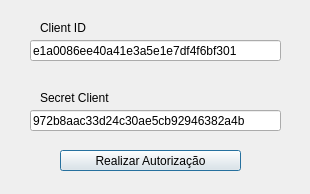
<?xml version="1.0" encoding="UTF-8"?>
<ui version="4.0">
 <class>InitAuth</class>
 <widget class="QDialog" name="InitAuth">
  <property name="geometry">
   <rect>
    <x>0</x>
    <y>0</y>
    <width>310</width>
    <height>194</height>
   </rect>
  </property>
  <property name="windowTitle">
   <string>InitAuth</string>
  </property>
  <widget class="QLineEdit" name="lineClientID">
   <property name="geometry">
    <rect>
     <x>30</x>
     <y>40</y>
     <width>251</width>
     <height>21</height>
    </rect>
   </property>
   <property name="text">
    <string>e1a0086ee40a41e3a5e1e7df4f6bf301</string>
   </property>
  </widget>
  <widget class="QLineEdit" name="lineSecretClient">
   <property name="geometry">
    <rect>
     <x>30</x>
     <y>110</y>
     <width>251</width>
     <height>21</height>
    </rect>
   </property>
   <property name="text">
    <string>972b8aac33d24c30ae5cb92946382a4b</string>
   </property>
  </widget>
  <widget class="QPushButton" name="Auth">
   <property name="geometry">
    <rect>
     <x>60</x>
     <y>150</y>
     <width>181</width>
     <height>21</height>
    </rect>
   </property>
   <property name="text">
    <string>Realizar Autorização</string>
   </property>
  </widget>
  <widget class="QLabel" name="label">
   <property name="geometry">
    <rect>
     <x>60</x>
     <y>20</y>
     <width>221</width>
     <height>31</height>
    </rect>
   </property>
   <property name="text">
    <string/>
   </property>
  </widget>
  <widget class="QLabel" name="label_2">
   <property name="geometry">
    <rect>
     <x>40</x>
     <y>20</y>
     <width>101</width>
     <height>16</height>
    </rect>
   </property>
   <property name="text">
    <string>Client ID</string>
   </property>
  </widget>
  <widget class="QLabel" name="label_3">
   <property name="geometry">
    <rect>
     <x>40</x>
     <y>90</y>
     <width>81</width>
     <height>16</height>
    </rect>
   </property>
   <property name="text">
    <string>Secret Client</string>
   </property>
  </widget>
 </widget>
 <resources/>
 <connections/>
</ui>
